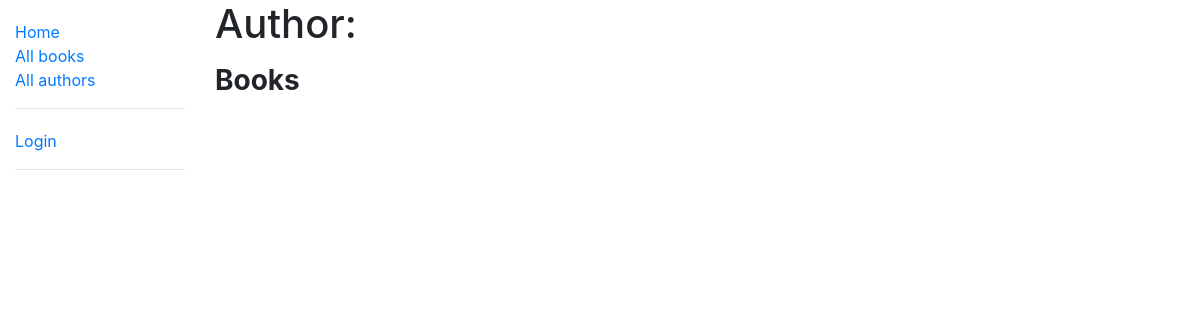
Page /catalog/author/5 on the earlier database version.
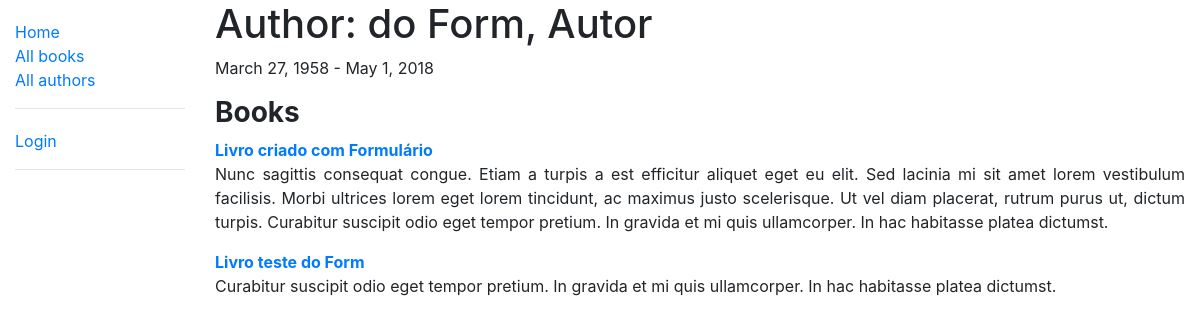
Same page on the later database version.
### catalog/models.py (models this page shows, shortened)
class Author(models.Model):
    first_name = models.CharField(max_length=100)
    last_name = models.CharField(max_length=100)
    date_of_birth = models.DateField(null=True, blank=True)
    date_of_death = models.DateField('died', null=True, blank=True)
    class Meta:
        ordering = ['last_name', 'first_name']

class Book(models.Model):
    title = models.CharField(max_length=200)
    author = models.ForeignKey('Author', on_delete=models.SET_NULL, null=True)
    summary = models.TextField(max_length=1000, help_text='Entre com uma descrição do livro')
    isbn = models.CharField(
        'ISBN',
        max_length=13,
        help_text='13 Character <a href="https://www.isbn-international.org/content/what-isbn">ISBN number</a>'
    )
    genre = models.ManyToManyField(Genre, help_text='Selecione um gênero para este livro')
    language = models.ForeignKey('Language', on_delete=models.SET_NULL, null=True)
    def __str__(self):
        return self.title
    def display_genre(self):
        """Cria uma string para o gênero. Isso é necessário para mostrar o gênero no model localizado em Admin.py"""
        return ', '.join(genre.name for genre in self.genre.all()[:3])
    display_genre.short_description = 'Genre'

### catalog/views.py (the view)
# urls.py: path('author/<int:pk>', views.author_detail_view, name='author-detail'),
def author_detail_view(request, pk):
    authors = Author.objects.filter(pk=pk)
    books = Book.objects.filter(author=pk).order_by('title')
    instances = BookInstance.objects.filter(book__author__id=pk)
    context = {
        'authors': authors,
        'books': books,
        'instances': instances
    }
    return render(request, 'catalog/author_detail.html', context)

### catalog/templates/catalog/author_detail.html (shortened to what this page needs)
{% extends "base.html" %}
{% block content %}
    <h1>Author:
        {% for author in authors %}
            {{ author.last_name }}, {{ author.first_name }}
        {% endfor %}
    </h1>
    <p >
        {% for author in authors %}
            {{author.date_of_birth}} {% if author.date_of_death %} - {{ author.date_of_death }} {% endif %}
        {% endfor %}
    </p>
    <h3><strong>Books</strong></h3>
    {% for book in books %}
        <strong><a href="{% url 'book-detail' book.pk %}">{{ book }}</a>
        </strong>
        <p align="justify">{{ book.summary }}</p>
    {% endfor %}
{% endblock %}

### catalog/templates/base.html (shortened to what this page needs)
<!DOCTYPE html>
<html lang="en">
<head>
    <link rel="stylesheet" href="https://stackpath.bootstrapcdn.com/bootstrap/4.1.3/css/bootstrap.min.css">
    {% load static %}
    <link rel="stylesheet" href="{% static 'css/styles.css' %}">
</head>
<body>
<div class="container-fluid">
    <div class="row">
        <div class="col-sm-2">
            {% block sidebar %}
                <ul class="sidebar-nav">
                    <li><a href="{% url 'index' %}">Home</a></li>
                    <li><a href="{% url 'books' %}">All books</a></li>
                    <li><a href="{% url 'authors' %}">All authors</a></li>
                </ul>
                <hr>
                <ul class="sidebar-nav">
                    {% if user.is_authenticated %}
                        <li>User: {{ user.get_username }}</li>
                        <li><a href="{% url 'my-borrowed' %}">My Borrowed</a></li>
                        <li><a href="{% url 'logout'%}?next={{request.path}}">Logout</a></li>
                    {% else %}
                        <li><a href="{% url 'login'%}?next={{request.path}}">Login</a></li>
                    {% endif %}
                </ul>
                <hr>
            {% endblock %}
        </div>
        <div class="col-sm-10 ">
            {% block content %}{% endblock %}
        </div>
    </div>
</div>
</body>
</html>

### catalog/static/css/styles.css (style rules this page uses)
.sidebar-nav { margin-top: 20px; padding: 0; list-style: none; }

Differences in the rows shown:
added Author: last_name "do Form", first_name "Autor", date_of_birth "March 27, 1958", date_of_death "May 1, 2018"
added Book: title "Livro criado com Formulário", summary "Nunc sagittis consequat congue. Etiam a turpis a est efficitur aliquet eget eu elit. Sed lacinia mi sit amet lorem vestibulum facilisis. Morbi ultrices lorem eget lorem tincidunt, ac maximus justo scelerisque. Ut vel diam placerat, rutrum purus ut, dictum turpis. Curabitur suscipit odio eget tempor pretium. In gravida et mi quis ullamcorper. In hac habitasse platea dictumst."
added Book: title "Livro teste do Form", summary "Curabitur suscipit odio eget tempor pretium. In gravida et mi quis ullamcorper. In hac habitasse platea dictumst."
